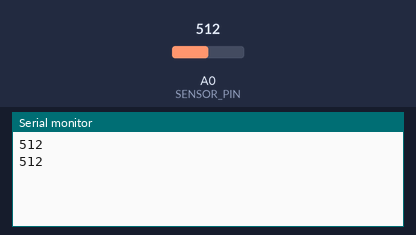
This sketch was run on a simulated Arduino Uno, built with avr-gcc and run on an emulated ATmega328P. On the bench: the last lines printed to the serial monitor. The inputs (shaded band) are chosen by the test bench; at power-on: A0 (SENSOR_PIN) = 512.

Above: at 1.8 s.
1.9 s: A0 (SENSOR_PIN) set to 716
At 2.8 s:
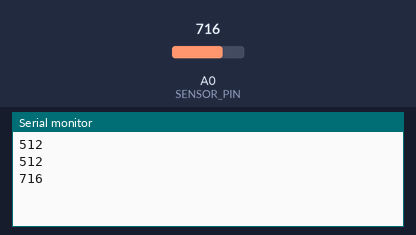
3.4 s: A0 (SENSOR_PIN) set to 900
At 4.6 s:
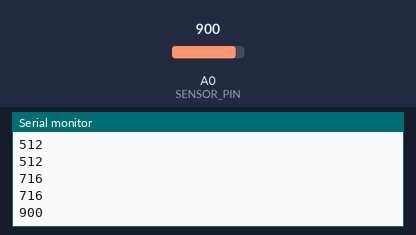
Timing chart, 0 to 6.4 s (numbered marks = the images above; inputs shaded):
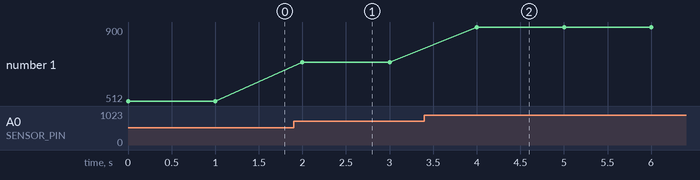

The sketch:

board1.ino
```cpp
// Define the sensor pin
#define SENSOR_PIN 0  // A0 is pin 0 in direct register access

// Define UART pins (TX/RX)
#define TX_PIN 1  // Pin 1 (TX) for UART communication

void setup() {
  // Start serial communication (9600 baud rate)
  Serial.begin(9600);
}

void loop() {
  // Read the soil moisture sensor value
  int sensorValue = analogRead(SENSOR_PIN);  // Read the sensor

  // Send the value over UART to B2
  Serial.println(sensorValue);

  // Delay before the next reading
  delay(1000);
}
```

Measured:
- after the input at 1.9 s, the serial monitor: prints a new line after 0.10 s (image 1)
- after the input at 3.4 s, the serial monitor: prints a new line after 0.60 s (image 2)
- plotted number 1: 512 → 716 after the input at 1.9 s, 716 → 900 after the input at 3.4 s
